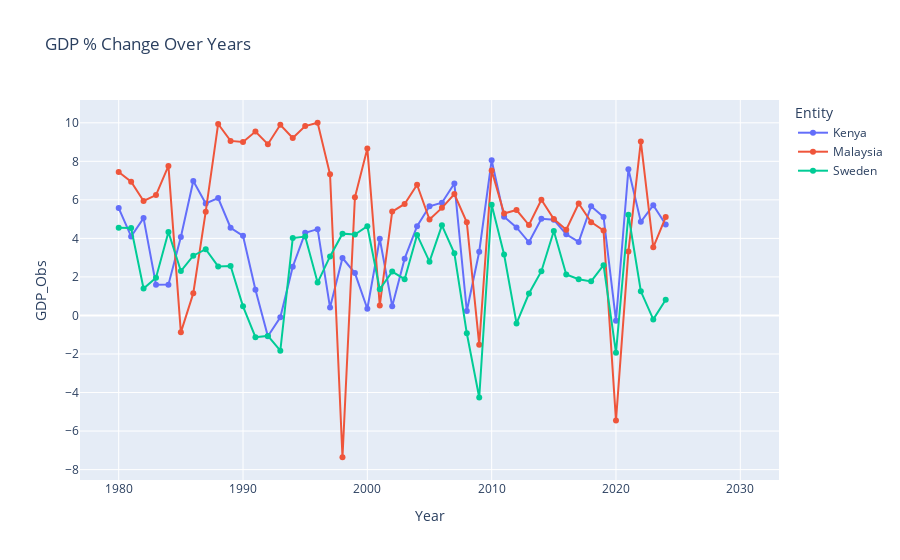

Write notebook code for a chart like this one.
### Code cell
import plotly.express as px

fig = px.line(data[data['Entity'].isin(['Malaysia','Kenya','Sweden'])], x='Year', y='GDP_Obs', color='Entity',
              title="GDP % Change Over Years", markers=True)
plt.savefig("plots/graph_name.png", dpi=300, bbox_inches='tight')

fig.show()

### Figure 1 — Plotly figure (JSON) as saved in the notebook; plotly's stock layout.template omitted (floating-point values rounded to 4 significant figures)
{"data": [{"hovertemplate": "Entity=Kenya<br>Year=%{x}<br>GDP_Obs=%{y}<extra></extra>", "legendgroup": "Kenya", "line": {"color": "#636efa", "dash": "solid"}, "marker": {"symbol": "circle"}, "mode": "lines+markers", "name": "Kenya", "orientation": "v", "showlegend": true, "type": "scatter", "x": [1980, 1981, 1982, 1983, 1984, 1985, 1986, 1987, 1988, 1989, 1990, 1991, 1992, 1993, 1994, 1995, 1996, 1997, 1998, 1999, 2000, 2001, 2002, 2003, 2004, 2005, 2006, 2007, 2008, 2009, 2010, 2011, 2012, 2013, 2014, 2015, 2016, 2017, 2018, 2019, 2020, 2021, 2022, 2023, 2024, 2025, 2026, 2027, 2028, 2029, 2030], "xaxis": "x", "y": [5.572, 4.1, 5.052, 1.593, 1.6, 4.073, 6.982, 5.811, 6.091, 4.554, 4.134, 1.339, -1.08, -0.095, 2.531, 4.287, 4.479, 0.411, 2.983, 2.199, 0.347, 3.979, 0.481, 2.949, 4.635, 5.665, 5.854, 6.851, 0.232, 3.307, 8.058, 5.121, 4.569, 3.798, 5.02, 4.968, 4.214, 3.816, 5.671, 5.114, -0.273, 7.59, 4.86, 5.72, 4.725, null, null, null, null, null, null], "yaxis": "y"}, {"hovertemplate": "Entity=Malaysia<br>Year=%{x}<br>GDP_Obs=%{y}<extra></extra>", "legendgroup": "Malaysia", "line": {"color": "#EF553B", "dash": "solid"}, "marker": {"symbol": "circle"}, "mode": "lines+markers", "name": "Malaysia", "orientation": "v", "showlegend": true, "type": "scatter", "x": [1980, 1981, 1982, 1983, 1984, 1985, 1986, 1987, 1988, 1989, 1990, 1991, 1992, 1993, 1994, 1995, 1996, 1997, 1998, 1999, 2000, 2001, 2002, 2003, 2004, 2005, 2006, 2007, 2008, 2009, 2010, 2011, 2012, 2013, 2014, 2015, 2016, 2017, 2018, 2019, 2020, 2021, 2022, 2023, 2024, 2025, 2026, 2027, 2028, 2029, 2030], "xaxis": "x", "y": [7.444, 6.942, 5.941, 6.25, 7.762, -0.876, 1.153, 5.389, 9.938, 9.06, 9.007, 9.547, 8.886, 9.896, 9.211, 9.83, 10.0, 7.327, -7.359, 6.131, 8.671, 0.518, 5.391, 5.789, 6.783, 4.976, 5.584, 6.299, 4.832, -1.514, 7.528, 5.293, 5.474, 4.694, 6.007, 5.007, 4.45, 5.813, 4.843, 4.413, -5.457, 3.315, 9.032, 3.537, 5.105, null, null, null, null, null, null], "yaxis": "y"}, {"hovertemplate": "Entity=Sweden<br>Year=%{x}<br>GDP_Obs=%{y}<extra></extra>", "legendgroup": "Sweden", "line": {"color": "#00cc96", "dash": "solid"}, "marker": {"symbol": "circle"}, "mode": "lines+markers", "name": "Sweden", "orientation": "v", "showlegend": true, "type": "scatter", "x": [1980, 1981, 1982, 1983, 1984, 1985, 1986, 1987, 1988, 1989, 1990, 1991, 1992, 1993, 1994, 1995, 1996, 1997, 1998, 1999, 2000, 2001, 2002, 2003, 2004, 2005, 2006, 2007, 2008, 2009, 2010, 2011, 2012, 2013, 2014, 2015, 2016, 2017, 2018, 2019, 2020, 2021, 2022, 2023, 2024, 2025, 2026, 2027, 2028, 2029, 2030], "xaxis": "x", "y": [4.555, 4.54, 1.398, 1.955, 4.333, 2.304, 3.101, 3.438, 2.544, 2.563, 0.473, -1.128, -1.06, -1.827, 4.016, 4.094, 1.705, 3.065, 4.246, 4.201, 4.631, 1.361, 2.278, 1.881, 4.18, 2.793, 4.676, 3.225, -0.923, -4.256, 5.751, 3.164, -0.414, 1.138, 2.296, 4.388, 2.131, 1.883, 1.77, 2.608, -1.934, 5.226, 1.255, -0.204, 0.82, null, null, null, null, null, null], "yaxis": "y"}], "layout": {"legend": {"title": {"text": "Entity"}, "tracegroupgap": 0}, "title": {"text": "GDP % Change Over Years"}, "xaxis": {"anchor": "y", "domain": [0, 1], "title": {"text": "Year"}}, "yaxis": {"anchor": "x", "domain": [0, 1], "title": {"text": "GDP_Obs"}}}}
